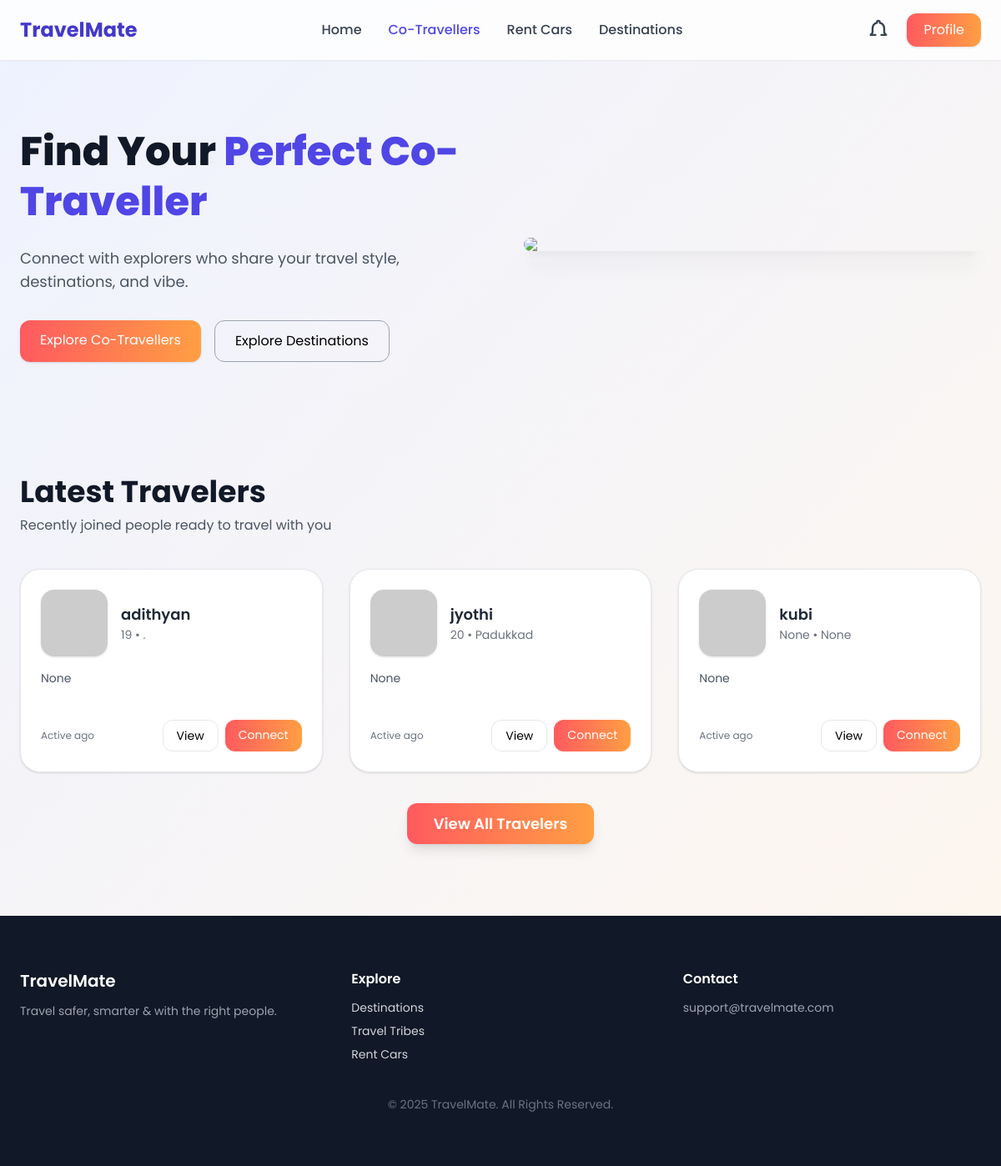
The app's page /coTraveler (signed in) with its own data.
### home/models.py (models this page shows, shortened)
class userRegistration(models.Model):
    Name=models.CharField(max_length=38)
    email=models.EmailField(max_length=50)
    profileImage=models.ImageField(upload_to='userProfile/', null=True, blank=True)
    password=models.CharField(max_length=25)
    phoneNumber=models.CharField(max_length=10)
    gender = models.CharField(max_length=10, null=True, blank=True)
    age = models.IntegerField(max_length=3, null=True, blank=True)
    bio =models.TextField(null=True, blank=True)
    about = models.TextField(null=True, blank=True)
    favDestinations = models.CharField(max_length=100, null=True, blank=True)
    budgetRange = models.CharField(max_length=50, null=True, blank=True)
    travelpreferences = models.CharField(max_length=100, null=True, blank=True)
    registrationDate=models.DateTimeField(default=timezone.now)
    destination=models.CharField(max_length=50, null=True, blank=True)
    connected = models.BooleanField(default=False)
    connected_accepted = models.BooleanField(default=False)

### home/views.py (the view)
# urls.py: path('coTraveler',views.coTraveler,name='coTraveler'),
def coTraveler(request):
    user_id = request.session['id']
    travelers = (
        userRegistration.objects
        .exclude(id=user_id)
        .order_by('registrationDate')[:3]
    )
    return render(request, 'user/coTraveller.html', {'travelers': travelers})

### templates/user/coTraveller.html (shortened to what this page needs)
<!DOCTYPE html>
{% load static %}
<html lang="en">
<head>
  <script src="https://cdn.tailwindcss.com"></script>
</head>
<body>
<header class="sticky top-0 z-50 bg-white/80 backdrop-blur shadow-sm">
  <div class="max-w-7xl mx-auto px-6 py-4 flex justify-between items-center">
    <h1 class="text-2xl font-bold text-indigo-700">TravelMate</h1>
    <nav class="hidden md:flex gap-8 font-medium text-gray-700">
      <a href="/userHome" class="hover:text-indigo-600">Home</a>
      <a href="/coTraveler" class="hover:text-indigo-600 text-indigo-600">Co-Travellers</a>
      <a href="/rentCar" class="hover:text-indigo-600">Rent Cars</a>
      <a href="/destination" class="hover:text-indigo-600">Destinations</a>
    </nav>
<div class="flex items-center gap-5">
  <a href="/notification" class="relative">
  </a>
  <a href="/userProfile"
     class="btn-primary px-5 py-2 rounded-xl shadow flex items-center gap-2">
    Profile
  </a>
</div>
  </div>
</header>
<section class="max-w-7xl mx-auto px-6 py-20 grid md:grid-cols-2 gap-14 items-center">
  <div>
    <h2 class="text-5xl font-extrabold text-gray-900 leading-tight">
      Find Your <span class="text-indigo-600">Perfect Co-Traveller</span>
    </h2>
    <p class="text-gray-600 mt-6 text-lg">
      Connect with explorers who share your travel style, destinations, and vibe.
    </p>
    <div class="mt-8 flex gap-4">
      <a href="#travelers" class="btn-primary px-6 py-3 rounded-xl shadow">
        Explore Co-Travellers
      </a>
      <a href="/destination"
         class="px-6 py-3 rounded-xl border border-gray-400 hover:bg-gray-50">
        Explore Destinations
      </a>
    </div>
  </div>
  <img src="https://images.unsplash.com/photo-1526772662000-3f88f10405ff"
       class="rounded-3xl shadow-xl object-cover">
</section>
<section id="travelers" class="max-w-7xl mx-auto px-6 py-14">
  <h2 class="text-4xl font-bold text-gray-900">Latest Travelers</h2>
  <p class="text-gray-600 mt-2">Recently joined people ready to travel with you</p>
  <div class="grid sm:grid-cols-2 lg:grid-cols-3 gap-8 mt-10">
    {% for traveler in travelers %}
    <div class="bg-white card-hover rounded-3xl p-6 shadow border">
      <div class="flex gap-4 items-center">
        <img src="{{ traveler.photo.url|default:'https://i.pravatar.cc/120' }}"
             class="w-20 h-20 rounded-2xl object-cover shadow">
        <div>
          <h3 class="text-lg font-semibold text-gray-800">{{ traveler.Name }}</h3>
          <p class="text-gray-500 text-sm">{{ traveler.age }} • {{ traveler.destination }}</p>
        </div>
      </div>
      <p class="mt-4 text-gray-600 text-sm">
        {{ traveler.bio|truncatewords:15 }}
      </p>
      <div class="mt-6 flex justify-between items-center">
        <p class="text-xs text-gray-500">Active {{ traveler.last_active|timesince }} ago</p>
        <div class="flex gap-2">
          <a href="/profileDetail/{{ traveler.id }}"
             class="px-4 py-2 border rounded-xl hover:bg-gray-50 text-sm">
            View
          </a>
          <a href="/connect_traveler/{{ traveler.id }}"
             class="btn-primary px-4 py-2 rounded-xl text-sm">
            Connect
          </a>
        </div>
      </div>
    </div>
    {% empty %}
    <p class="col-span-3 text-center text-gray-500">No travelers found.</p>
    {% endfor %}
  </div>
  <div class="text-center mt-12">
    <a href="/profileList"
       class="btn-primary px-8 py-3 rounded-xl shadow-lg text-lg font-semibold">
      View All Travelers
    </a>
  </div>
</section>
<footer class="bg-gray-900 text-gray-300 py-16 mt-10">
  <div class="max-w-7xl mx-auto px-6 grid md:grid-cols-3 gap-10">
    <div>
      <h3 class="text-xl font-semibold text-white">TravelMate</h3>
      <p class="text-sm mt-3 text-gray-400">
        Travel safer, smarter & with the right people.
      </p>
    </div>
    <div>
      <h4 class="font-semibold text-white">Explore</h4>
      <ul class="mt-3 text-sm space-y-2 text-gray-300">
        <li><a href="/destination">Destinations</a></li>
        <li><a href="/coTraveler">Travel Tribes</a></li>
        <li><a href="/rentCar">Rent Cars</a></li>
      </ul>
    </div>
    <div>
      <h4 class="font-semibold text-white">Contact</h4>
      <p class="text-sm text-gray-400 mt-3">support@travelmate.com</p>
    </div>
  </div>
  <p class="text-center text-gray-500 mt-10 text-sm">
    © 2025 TravelMate. All Rights Reserved.
  </p>
</footer>
</body>
</html>

### templates/user/coTraveller.html (style rules this page uses)
body { font-family: "Poppins", sans-serif; background: linear-gradient(135deg, #eef2ff, #fff7ed); }
.btn-primary { background: linear-gradient(90deg, #ff5a5f, #ff9f43); color: white; }
.card-hover { transition: .25s ease; }

### records on screen
userRegistration: Name "adithyan", age "19", destination ".", bio "None"
userRegistration: Name "jyothi", age "20", destination "Padukkad", bio "None"
userRegistration: Name "kubi", age "None", destination "None", bio "None"
